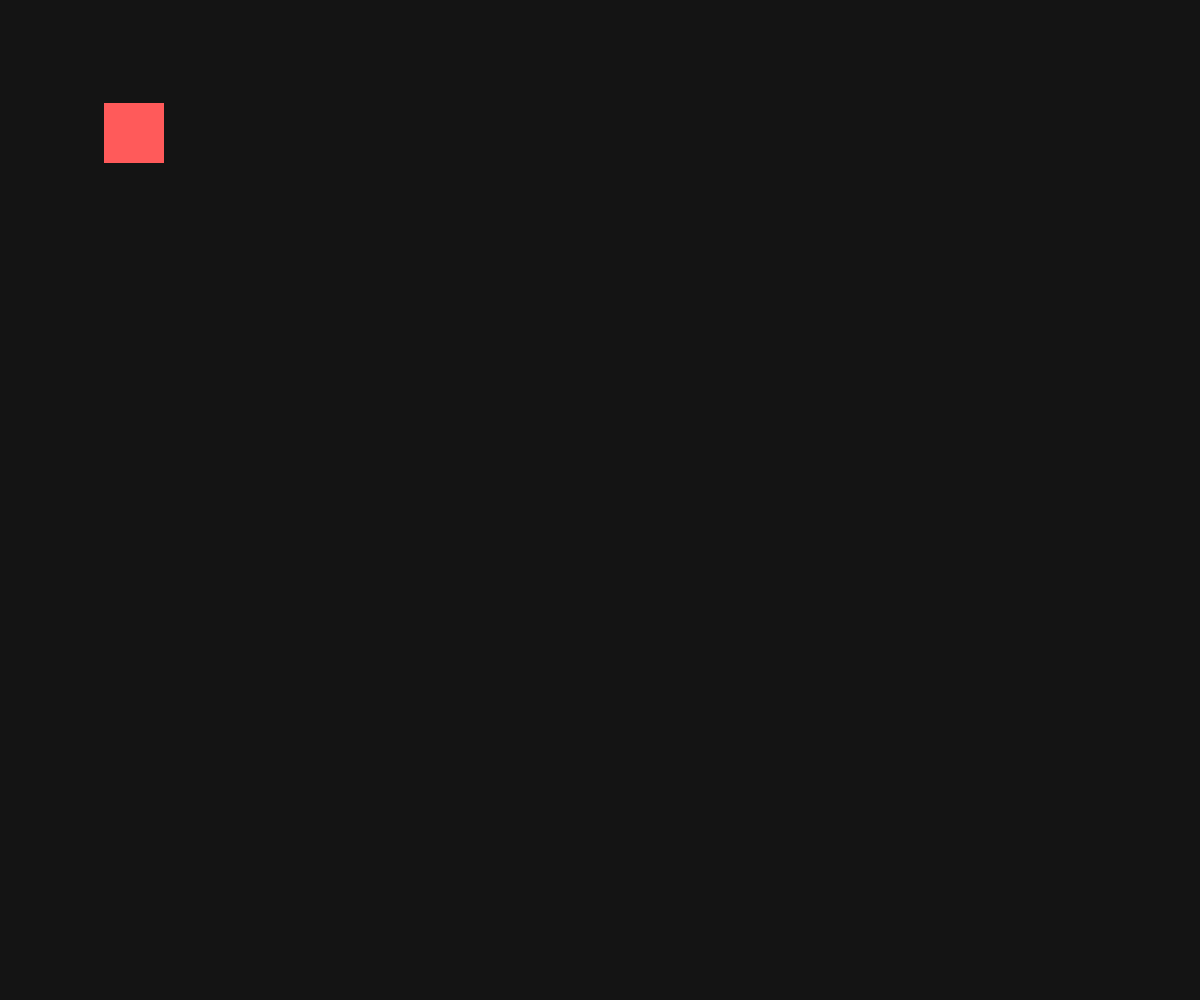
Frame 1 (no input)
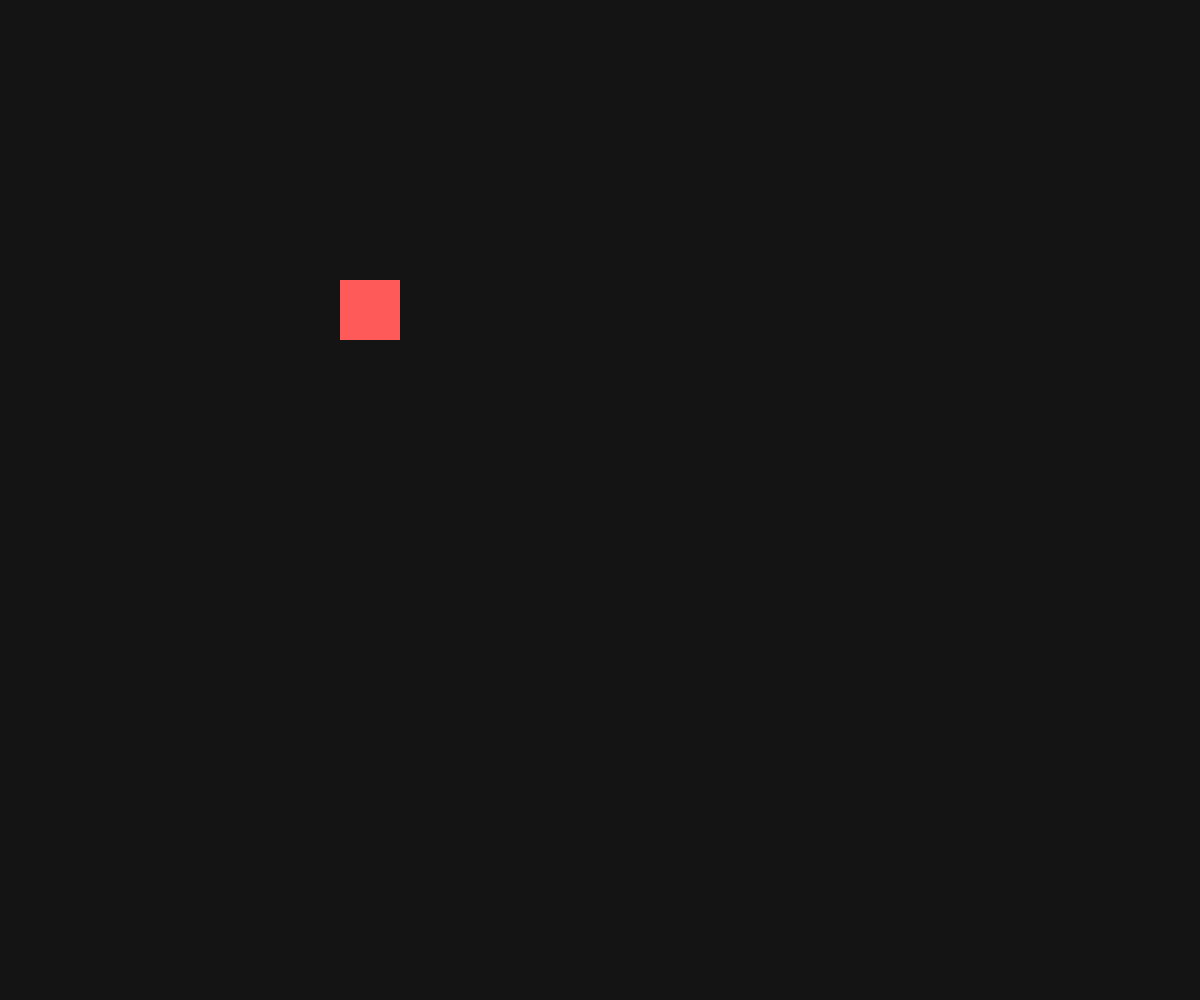
Frame 60 (no input)
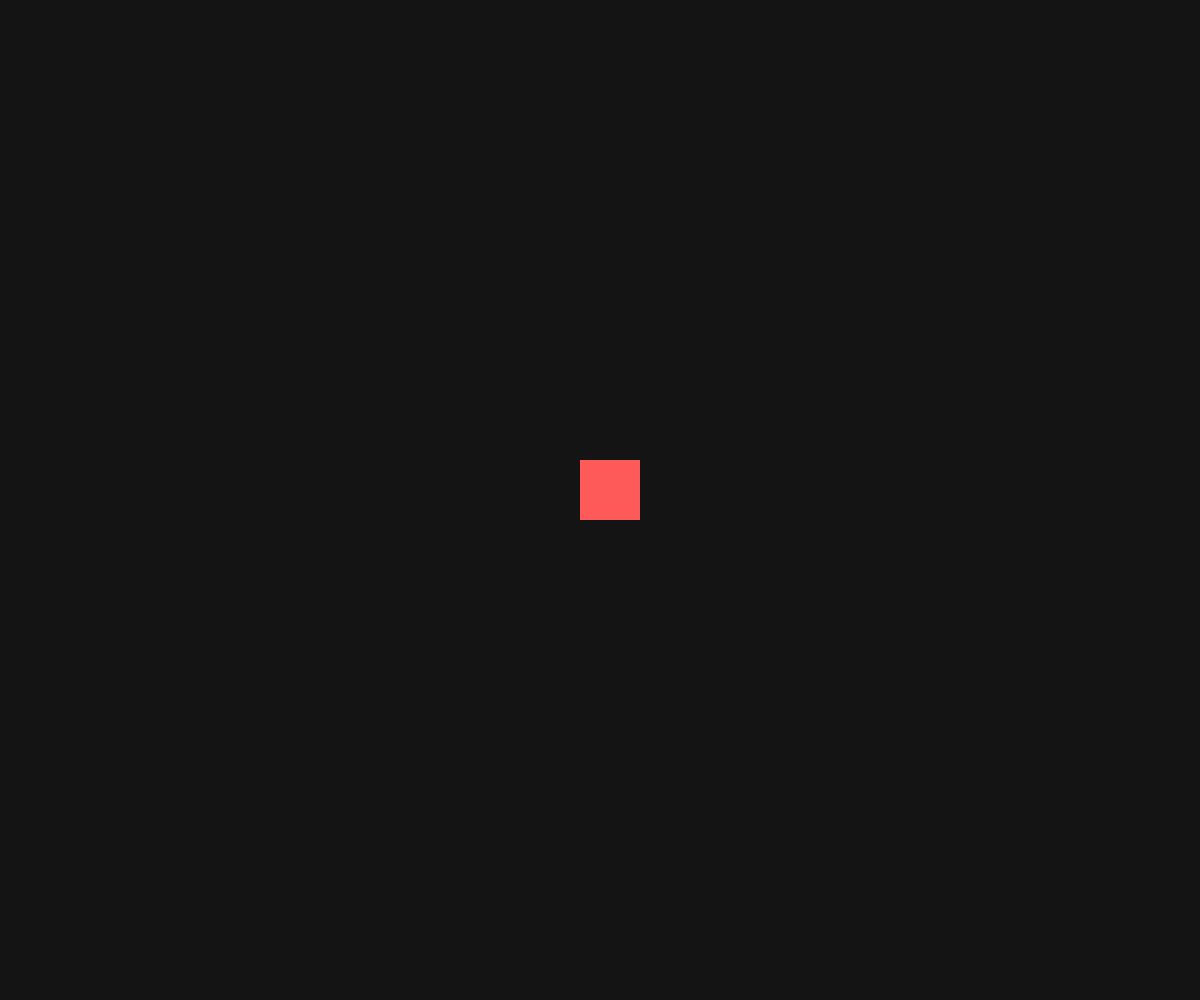
Frame 120 (the mouse pressed at the canvas centre since frame 60)

The p5.js sketch that drew these frames (run headless with seeded random() and noise() and a simulated clock; from frame 60 on, the mouse is pressed at the canvas centre):

// p5.js sketch
// ── sketch.js
let x = 100;
let y = 100;
let dx = 4;
let dy = 3;
const size = 60;

// The part of the screen actually on show (mobile browser toolbars included),
// falling back to the plain window size where visualViewport isn't available.
function visibleWidth() {
  const vv = window.visualViewport;
  return Math.round(vv ? vv.width : windowWidth);
}

function visibleHeight() {
  const vv = window.visualViewport;
  return Math.round(vv ? vv.height : windowHeight);
}

function setup() {
  createCanvas(visibleWidth(), visibleHeight());
}

function draw() {
  background(20);

  x += dx;
  y += dy;

  // bounce off the edges, clamped so the square never escapes the canvas
  if (x < 0 || x > width - size) {
    dx *= -1;
    x = constrain(x, 0, width - size);
  }
  if (y < 0 || y > height - size) {
    dy *= -1;
    y = constrain(y, 0, height - size);
  }

  fill(255, 90, 90);
  noStroke();
  square(x, y, size);
}

// Window resized (browser window, rotation, toolbar shown/hidden)
function windowResized() {
  resizeCanvas(visibleWidth(), visibleHeight());
  keepOnScreen();
}

// visualViewport changes too: mobile toolbar collapse, pinch zoom
if (window.visualViewport) {
  window.visualViewport.addEventListener('resize', () => {
    if (typeof width === 'number') {
      resizeCanvas(visibleWidth(), visibleHeight());
      keepOnScreen();
    }
  });
}

// Shrink the canvas? Pull the square back inside the new bounds.
function keepOnScreen() {
  x = constrain(x, 0, width - size);
  y = constrain(y, 0, height - size);
}
